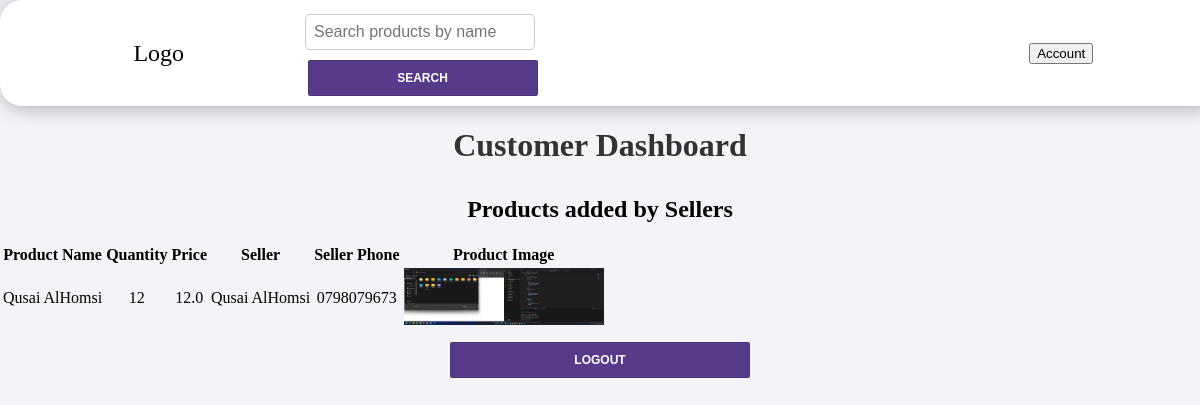
/customer_dashboard (signed in), run on the app's committed database.
### app.py (models this page shows, shortened)
class Product(db.Model):
    id = db.Column(db.Integer, primary_key=True)
    name = db.Column(db.String(100), nullable=False)
    quantity = db.Column(db.Integer, nullable=False)
    price = db.Column(db.Float, nullable=False)
    photo = db.Column(db.String(100), nullable=True)
    user_id = db.Column(db.Integer, db.ForeignKey('user.id'), nullable=True)

class User(db.Model, UserMixin):
    id = db.Column(db.Integer, primary_key=True)
    name = db.Column(db.String(100), nullable=False)
    email = db.Column(db.String(100), unique=True, nullable=False)
    password = db.Column(db.String(100), nullable=False)
    role = db.Column(db.String(20), nullable=False, default='customer')
    phonenumber = db.Column(db.String(20), nullable=True)

### app.py (the view)
@app.route('/customer_dashboard')
@login_required
def customer_dashboard():
    if current_user.role == 'customer':
        products_with_users = db.session.query(Product, User).join(User).all()
        return render_template('customer_dashboard.html', products_with_users=products_with_users)
    else:
        flash('Please log in first', 'info')
        return redirect(url_for('login'))

### app.py (called while the page is built)
@login_manager.user_loader
def load_user(user_id):
    return User.query.get(int(user_id))

### templates/customer_dashboard.html (shortened to what this page needs)
<!DOCTYPE html>
<html lang="en">
  <head>
    <link
      rel="stylesheet"
      href="{{ url_for('static', filename='seller.css') }}"
    />
  </head>
  <body>
    {% include 'navbar.html' %}
    <h1>Customer Dashboard</h1>
    <div>
      <h2>Products added by Sellers</h2>
      <table>
        <thead>
          <tr>
            <th>Product Name</th>
            <th>Quantity</th>
            <th>Price</th>
            <th>Seller</th>
            <th>Seller Phone</th>
            <th>Product Image</th>
          </tr>
        </thead>
        <tbody>
          {% for product, user in products_with_users %}
          <tr>
            <td>{{ product.name }}</td>
            <td>{{ product.quantity }}</td>
            <td>{{ product.price }}</td>
            <td>{{ user.name }}</td>
            <td>{{user.phonenumber}}</td>
            <td>
              {% if product.photo %}
              <img
                src="{{ url_for('static', filename='uploads/' + product.photo) }}"
                alt="Product Image"
              />
              {% else %} No image available {% endif %}
            </td>
          </tr>
          {% endfor %}
        </tbody>
      </table>
    </div>
    <form action="{{ url_for('logout') }}" method="POST">
      <button type="submit">Logout</button>
    </form>
  </body>
</html>

### static/seller.css (style rules this page uses)
html, body { background: #f2f4f8; margin: 0; padding: 0; text-align: center; }
form { display: flex; flex-direction: column; align-items: center; }
form input[type="text"], form input[type="number"], form input[type="file"], form button[type="submit"] { border: 1px solid rgba(0, 0, 0, 0.125); border-radius: 0.125rem; box-sizing: border-box; font-size: 1rem; height: 2.25rem; line-height: 1.25rem; margin-top: 0.25rem; padding: 0.25rem 0.5rem; transition: all 0.25s; width: 100%; max-width: 300px; }
form button[type="submit"] { color: white; background: #573b8a; font-size: 0.75rem; font-weight: bold; margin-top: 0.625rem; text-transform: uppercase; cursor: pointer; }
h1 { color: #333; text-align: center; margin-bottom: 2rem; }
ul img, table img { max-width: 200px; max-height: 150px; }

### templates/customer_dashboard.html (style rules this page uses)
img { max-width: 200px; max-height: 150px; }

### data on the page
Product: name "Qusai AlHomsi", quantity "12", price "12.0", phonenumber "0798079673", photo (picture)
